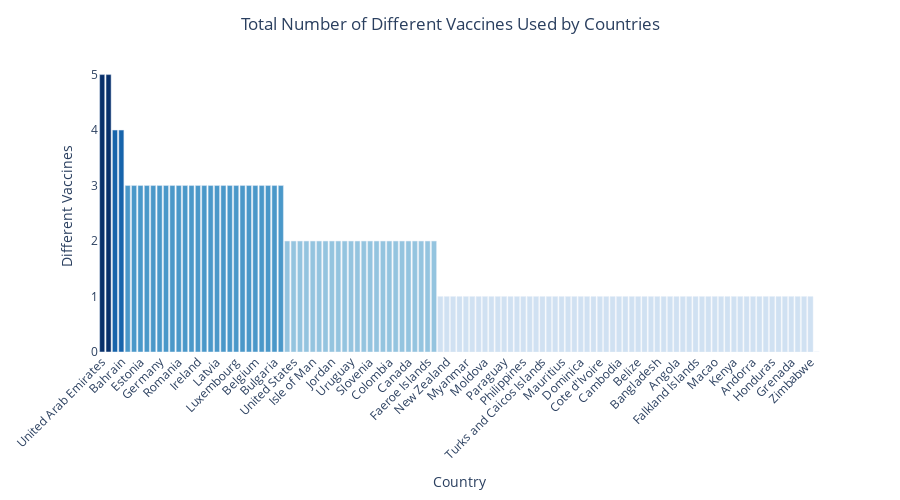

Write notebook code for a chart like this one.
### Markdown cell above
### What vaccines are used and in which countries?

### Code cell
df_f['Log Scale'] = df_f['people_vaccinated'].apply(lambda x : math.log2(x+1))

df_f_sorted = df_f.sort_values('Different Vaccines', ascending = False)

fig = px.bar(df_f_sorted,
              x = 'country',
              y = 'Different Vaccines',
              color='Different Vaccines',
              hover_name = 'country',
              hover_data = ['vaccines'],
              color_continuous_scale = 'Blues',
              labels = {'country':'Country', 'vaccines':'Used Vaccines'},  # changing the labels in to tooltip
              height=500)

fig.update_layout(uniformtext_minsize = 15,
                   xaxis_tickangle = -45,
                   title = 'Total Number of Different Vaccines Used by Countries',
                   title_x = 0.5)

fig.update_layout({'plot_bgcolor': 'rgba(0, 0, 0, 0)', 'paper_bgcolor': 'rgba(0, 0, 0, 0)',})

fig.update(layout_coloraxis_showscale=False)

fig.show()

### Figure 1 — Plotly figure (JSON) as saved in the notebook; plotly's stock layout.template omitted (floating-point values rounded to 4 significant figures)
{"data": [{"alignmentgroup": "True", "customdata": [["Oxford/AstraZeneca, Pfizer/BioNTech, Sinopharm/Beijing, Sinopharm/Wuhan, Sputnik V"], ["Moderna, Oxford/AstraZeneca, Pfizer/BioNTech, Sinopharm/Beijing, Sputnik V"], ["Oxford/AstraZeneca, Pfizer/BioNTech, Sinopharm/Beijing, Sputnik V"], ["Oxford/AstraZeneca, Pfizer/BioNTech, Sinopharm/Beijing, Sputnik V"], ["Moderna, Oxford/AstraZeneca, Pfizer/BioNTech"], ["Moderna, Oxford/AstraZeneca, Pfizer/BioNTech"], ["Moderna, Oxford/AstraZeneca, Pfizer/BioNTech"], ["Moderna, Oxford/AstraZeneca, Pfizer/BioNTech"], ["Moderna, Oxford/AstraZeneca, Pfizer/BioNTech"], ["Moderna, Oxford/AstraZeneca, Pfizer/BioNTech"], ["Moderna, Oxford/AstraZeneca, Pfizer/BioNTech"], ["Moderna, Oxford/AstraZeneca, Pfizer/BioNTech"], ["Moderna, Oxford/AstraZeneca, Pfizer/BioNTech"], ["Moderna, Oxford/AstraZeneca, Pfizer/BioNTech"], ["Moderna, Oxford/AstraZeneca, Pfizer/BioNTech"], ["Moderna, Oxford/AstraZeneca, Pfizer/BioNTech"], ["Oxford/AstraZeneca, Sinopharm/Beijing, Sputnik V"], ["Moderna, Oxford/AstraZeneca, Pfizer/BioNTech"], ["Moderna, Oxford/AstraZeneca, Pfizer/BioNTech"], ["Moderna, Oxford/AstraZeneca, Pfizer/BioNTech"], ["Moderna, Oxford/AstraZeneca, Pfizer/BioNTech"], ["Moderna, Oxford/AstraZeneca, Pfizer/BioNTech"], ["Moderna, Oxford/AstraZeneca, Pfizer/BioNTech"], ["Oxford/AstraZeneca, Pfizer/BioNTech, Sputnik V"], ["Moderna, Oxford/AstraZeneca, Pfizer/BioNTech"], ["Moderna, Oxford/AstraZeneca, Pfizer/BioNTech"], ["Oxford/AstraZeneca, Sinopharm/Beijing, Sputnik V"], ["Moderna, Oxford/AstraZeneca, Pfizer/BioNTech"], ["Moderna, Oxford/AstraZeneca, Pfizer/BioNTech"], ["Oxford/AstraZeneca, Pfizer/BioNTech"], ["Johnson&Johnson, Moderna, Pfizer/BioNTech"], ["Covaxin, Oxford/AstraZeneca"], ["Oxford/AstraZeneca, Pfizer/BioNTech"], ["Oxford/AstraZeneca, Pfizer/BioNTech"], ["Moderna, Pfizer/BioNTech"], ["Oxford/AstraZeneca, Pfizer/BioNTech"], ["Pfizer/BioNTech, Sinopharm/Beijing"], ["Moderna, Pfizer/BioNTech"], ["Oxford/AstraZeneca, Pfizer/BioNTech"], ["Pfizer/BioNTech, Sinovac"], ["Oxford/AstraZeneca, Sinopharm/Beijing"], ["Sinopharm/Beijing, Sputnik V"], ["Oxford/AstraZeneca, Pfizer/BioNTech"], ["Pfizer/BioNTech, Sinovac"], ["EpiVacCorona, Sputnik V"], ["Pfizer/BioNTech, Sinovac"], ["Oxford/AstraZeneca, Sinovac"], ["Moderna, Pfizer/BioNTech"], ["Moderna, Pfizer/BioNTech"], ["Oxford/AstraZeneca, Sinopharm/Beijing"], ["Pfizer/BioNTech, Sinovac"], ["Moderna, Pfizer/BioNTech"], ["Oxford/AstraZeneca, Pfizer/BioNTech"], ["Pfizer/BioNTech"], ["Pfizer/BioNTech"], ["Pfizer/BioNTech"], ["Oxford/AstraZeneca"], ["Oxford/AstraZeneca"], ["Sputnik V"], ["Pfizer/BioNTech"], ["Oxford/AstraZeneca"], ["Sinopharm/Beijing"], ["Sinovac"], ["Sputnik V"], ["Oxford/AstraZeneca"], ["Sinopharm/Beijing"], ["Sinovac"], ["Oxford/AstraZeneca"], ["Oxford/AstraZeneca"], ["Pfizer/BioNTech"], ["Sputnik V"], ["Pfizer/BioNTech"], ["Oxford/AstraZeneca"], ["Pfizer/BioNTech"], ["Oxford/AstraZeneca"], ["Oxford/AstraZeneca"], ["Pfizer/BioNTech"], ["Pfizer/BioNTech"], ["Oxford/AstraZeneca"], ["Pfizer/BioNTech"], ["Pfizer/BioNTech"], ["Sinopharm/Beijing"], ["Sputnik V"], ["Pfizer/BioNTech"], ["Oxford/AstraZeneca"], ["Sputnik V"], ["Oxford/AstraZeneca"], ["Oxford/AstraZeneca"], ["Sinovac"], ["Oxford/AstraZeneca"], ["Oxford/AstraZeneca"], ["Pfizer/BioNTech"], ["Oxford/AstraZeneca"], ["Oxford/AstraZeneca"], ["Oxford/AstraZeneca"], ["Pfizer/BioNTech"], ["Pfizer/ BioNTech, Sinopharm/Beijing"], ["Pfizer/BioNTech"], ["Pfizer/BioNTech"], ["Oxford/AstraZeneca"], ["Sputnik V"], ["Pfizer/BioNTech"], ["Pfizer/BioNTech"], ["Sputnik V"], ["Sinovac"], ["Moderna"], ["Oxford/AstraZeneca"], ["Moderna"], ["Oxford/AstraZeneca"], ["Pfizer/BioNTech"], ["Pfizer/BioNTech"], ["Sinopharm/Beijing"], ["Johnson&Johnson"]], "hovertemplate": "<b>%{hovertext}</b><br><br>Country=%{x}<br>Different Vaccines=%{marker.color}<br>Used Vaccines=%{customdata[0]}<extra></extra>", "hovertext": ["United Arab Emirates", "Hungary", "Serbia", "Bahrain", "Italy", "Poland", "Estonia", "Finland", "France", "Germany", "Rwanda", "Greece", "Romania", "Iceland", "Czechia", "Ireland", "Pakistan", "Norway", "Latvia", "Netherlands", "Lithuania", "Luxembourg", "Denmark", "Mexico", "Belgium", "Spain", "Argentina", "Bulgaria", "Austria", "South Korea", "United States", "India", "United Kingdom", "Isle of Man", "Israel", "Oman", "Jordan", "Portugal", "Australia", "Uruguay", "Morocco", "Montenegro", "Slovenia", "Hong Kong", "Russia", "Colombia", "Brazil", "Switzerland", "Canada", "Seychelles", "Chile", "Faeroe Islands", "Sweden", "Qatar", "New Zealand", "Slovakia", "Montserrat", "Myanmar", "Venezuela", "Singapore", "Moldova", "Senegal", "Turkey", "Paraguay", "Saint Lucia", "Peru", "Philippines", "Ukraine", "Trinidad and Tobago", "Turks and Caicos Islands", "San Marino", "Albania", "Mauritius", "Malta", "Dominican Republic", "Dominica", "Cyprus", "Croatia", "Cote d'Ivoire", "Costa Rica", "Cayman Islands", "Cambodia", "Bolivia", "Bermuda", "Belize", "Belarus", "Barbados", "Bangladesh", "Azerbaijan", "Anguilla", "Angola", "Ecuador", "El Salvador", "Falkland Islands", "Ghana", "Malaysia", "Macao", "Lebanon", "Kuwait", "Kenya", "Kazakhstan", "Japan", "Andorra", "Iran", "Indonesia", "Honduras", "Guyana", "Guatemala", "Grenada", "Greenland", "Gibraltar", "Zimbabwe", "South Africa"], "legendgroup": "", "marker": {"color": [5, 5, 4, 4, 3, 3, 3, 3, 3, 3, 3, 3, 3, 3, 3, 3, 3, 3, 3, 3, 3, 3, 3, 3, 3, 3, 3, 3, 3, 2, 2, 2, 2, 2, 2, 2, 2, 2, 2, 2, 2, 2, 2, 2, 2, 2, 2, 2, 2, 2, 2, 2, 2, 1, 1, 1, 1, 1, 1, 1, 1, 1, 1, 1, 1, 1, 1, 1, 1, 1, 1, 1, 1, 1, 1, 1, 1, 1, 1, 1, 1, 1, 1, 1, 1, 1, 1, 1, 1, 1, 1, 1, 1, 1, 1, 1, 1, 1, 1, 1, 1, 1, 1, 1, 1, 1, 1, 1, 1, 1, 1, 1, 0], "coloraxis": "coloraxis"}, "name": "", "offsetgroup": "", "orientation": "v", "showlegend": false, "textposition": "auto", "type": "bar", "x": ["United Arab Emirates", "Hungary", "Serbia", "Bahrain", "Italy", "Poland", "Estonia", "Finland", "France", "Germany", "Rwanda", "Greece", "Romania", "Iceland", "Czechia", "Ireland", "Pakistan", "Norway", "Latvia", "Netherlands", "Lithuania", "Luxembourg", "Denmark", "Mexico", "Belgium", "Spain", "Argentina", "Bulgaria", "Austria", "South Korea", "United States", "India", "United Kingdom", "Isle of Man", "Israel", "Oman", "Jordan", "Portugal", "Australia", "Uruguay", "Morocco", "Montenegro", "Slovenia", "Hong Kong", "Russia", "Colombia", "Brazil", "Switzerland", "Canada", "Seychelles", "Chile", "Faeroe Islands", "Sweden", "Qatar", "New Zealand", "Slovakia", "Montserrat", "Myanmar", "Venezuela", "Singapore", "Moldova", "Senegal", "Turkey", "Paraguay", "Saint Lucia", "Peru", "Philippines", "Ukraine", "Trinidad and Tobago", "Turks and Caicos Islands", "San Marino", "Albania", "Mauritius", "Malta", "Dominican Republic", "Dominica", "Cyprus", "Croatia", "Cote d'Ivoire", "Costa Rica", "Cayman Islands", "Cambodia", "Bolivia", "Bermuda", "Belize", "Belarus", "Barbados", "Bangladesh", "Azerbaijan", "Anguilla", "Angola", "Ecuador", "El Salvador", "Falkland Islands", "Ghana", "Malaysia", "Macao", "Lebanon", "Kuwait", "Kenya", "Kazakhstan", "Japan", "Andorra", "Iran", "Indonesia", "Honduras", "Guyana", "Guatemala", "Grenada", "Greenland", "Gibraltar", "Zimbabwe", "South Africa"], "xaxis": "x", "y": [5, 5, 4, 4, 3, 3, 3, 3, 3, 3, 3, 3, 3, 3, 3, 3, 3, 3, 3, 3, 3, 3, 3, 3, 3, 3, 3, 3, 3, 2, 2, 2, 2, 2, 2, 2, 2, 2, 2, 2, 2, 2, 2, 2, 2, 2, 2, 2, 2, 2, 2, 2, 2, 1, 1, 1, 1, 1, 1, 1, 1, 1, 1, 1, 1, 1, 1, 1, 1, 1, 1, 1, 1, 1, 1, 1, 1, 1, 1, 1, 1, 1, 1, 1, 1, 1, 1, 1, 1, 1, 1, 1, 1, 1, 1, 1, 1, 1, 1, 1, 1, 1, 1, 1, 1, 1, 1, 1, 1, 1, 1, 1, 0], "yaxis": "y"}], "layout": {"barmode": "relative", "coloraxis": {"colorbar": {"title": {"text": "Different Vaccines"}}, "colorscale": [[0, "rgb(247,251,255)"], [0.125, "rgb(222,235,247)"], [0.25, "rgb(198,219,239)"], [0.375, "rgb(158,202,225)"], [0.5, "rgb(107,174,214)"], [0.625, "rgb(66,146,198)"], [0.75, "rgb(33,113,181)"], [0.875, "rgb(8,81,156)"], [1, "rgb(8,48,107)"]], "showscale": false}, "height": 500, "legend": {"tracegroupgap": 0}, "margin": {"t": 60}, "paper_bgcolor": "rgba(0, 0, 0, 0)", "plot_bgcolor": "rgba(0, 0, 0, 0)", "title": {"text": "Total Number of Different Vaccines Used by Countries", "x": 0.5}, "uniformtext": {"minsize": 15}, "xaxis": {"anchor": "y", "domain": [0, 1], "tickangle": -45, "title": {"text": "Country"}}, "yaxis": {"anchor": "x", "domain": [0, 1], "title": {"text": "Different Vaccines"}}}}
